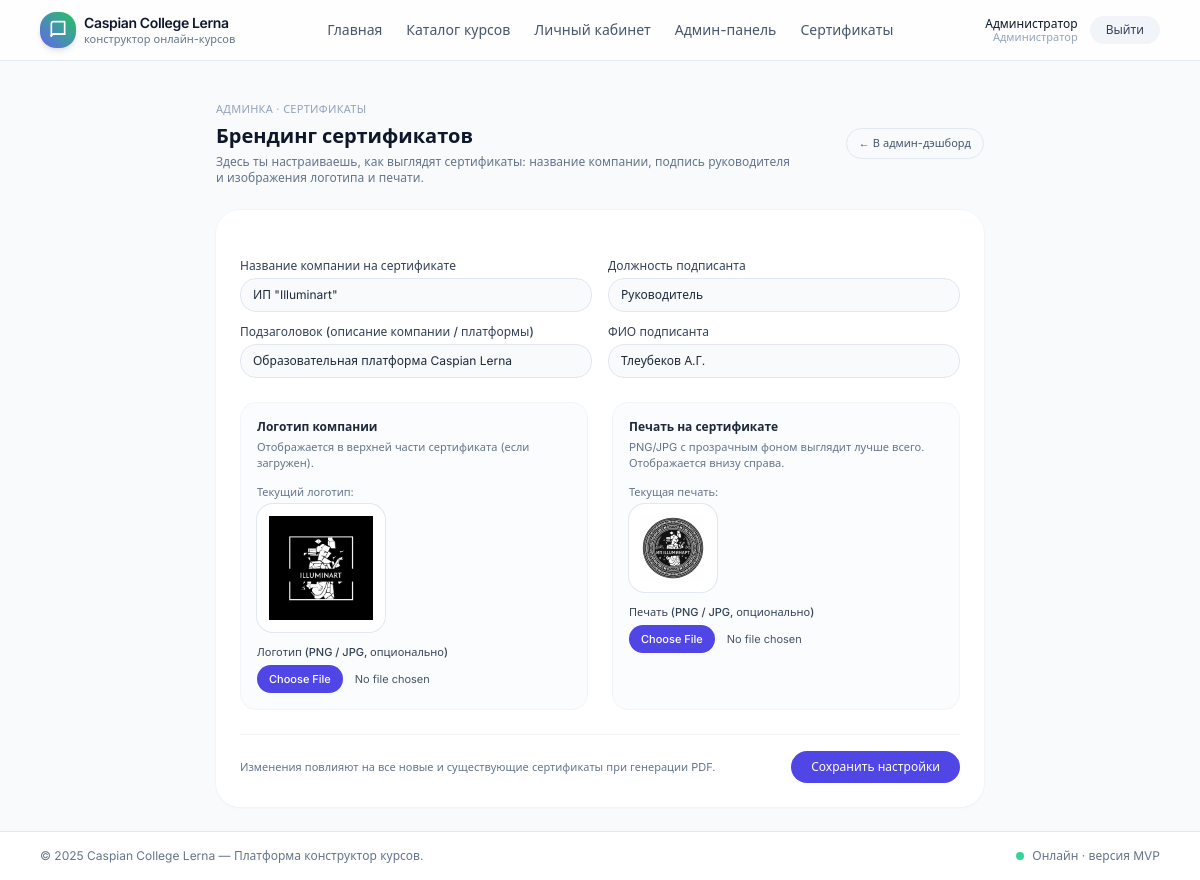
Page /admin/certificate-branding (signed in) on the committed database.
### app/models.py (models this page shows, shortened)
class User(UserMixin, db.Model):
    __tablename__ = "users"
    id = db.Column(db.Integer, primary_key=True)
    email = db.Column(db.String(255), unique=True, nullable=False)
    password_hash = db.Column(db.String(255), nullable=False)
    full_name = db.Column(db.String(255), nullable=False)
    role = db.Column(db.String(20), default="student")  # 'student' или 'admin'
    created_at = db.Column(db.DateTime, default=datetime.utcnow)
    courses = db.relationship("UserCourse", back_populates="user", cascade="all, delete-orphan")
    lesson_progress = db.relationship("UserLessonProgress", back_populates="user", cascade="all, delete-orphan")
    test_attempts = db.relationship("UserTestAttempt", back_populates="user", cascade="all, delete-orphan")
    certificates = db.relationship("Certificate", back_populates="user", cascade="all, delete-orphan")
    def is_admin(self) -> bool:
        return self.role == "admin"

class CertificateBranding(db.Model):
    __tablename__ = "certificate_branding"
    id = db.Column(db.Integer, primary_key=True)
    company_name = db.Column(db.String(255), nullable=False, default='ИП "Illuminart"')
    company_subtitle = db.Column(
        db.String(255),
        nullable=True,
        default="Образовательная платформа Lerna",
    )
    director_title = db.Column(
        db.String(255),
        nullable=True,
        default="Руководитель",
    )
    director_name = db.Column(
        db.String(255),
        nullable=True,
    )
    logo_image_path = db.Column(db.String(255), nullable=True)
    seal_image_path = db.Column(db.String(255), nullable=True)
    updated_at = db.Column(
        db.DateTime,
        default=datetime.utcnow,
        onupdate=datetime.utcnow,
    )
    @classmethod
    def get_singleton(cls):
        inst = cls.query.first()
        if not inst:
            inst = cls()
            db.session.add(inst)
            db.session.commit()
        return inst

### app/blueprints/admin/routes.py (the view, shortened to what this page needs)
@admin_bp.route("/certificate-branding", methods=["GET", "POST"])
@login_required
def certificate_branding():
    if not current_user.is_admin():
        abort(403)
    branding = CertificateBranding.get_singleton()
    form = CertificateBrandingForm(obj=branding)
    return render_template(
        "admin_certificate_branding.html",
        form=form,
        branding=branding,
    )

### app/blueprints/admin/routes.py
class CertificateBrandingForm(FlaskForm):
    company_name = StringField(
        "Название компании на сертификате",
        validators=[DataRequired(), Length(max=255)],
    )
    company_subtitle = StringField(
        "Подзаголовок (описание компании / платформы)",
        validators=[Optional(), Length(max=255)],
    )
    director_title = StringField(
        "Должность подписанта",
        default="Руководитель",
        validators=[Optional(), Length(max=255)],
    )
    director_name = StringField(
        "ФИО подписанта",
        validators=[Optional(), Length(max=255)],
    )
    logo_image = FileField(
        "Логотип (PNG / JPG, опционально)",
        validators=[Optional(), FileAllowed(["png", "jpg", "jpeg"], "Разрешены только изображения PNG/JPG")],
    )
    seal_image = FileField(
        "Печать (PNG / JPG, опционально)",
        validators=[Optional(), FileAllowed(["png", "jpg", "jpeg"], "Разрешены только изображения PNG/JPG")],
    )
    submit = SubmitField("Сохранить настройки")

### app/blueprints/admin/routes.py (called while the page is built)
def admin_required():
    if not current_user.is_authenticated or not current_user.is_admin():
        abort(403)

@admin_bp.before_request
def check_admin():
    admin_required()

### app/templates/admin_certificate_branding.html (shortened to what this page needs)
{% extends "base.html" %}
{% block content %}
<div class="max-w-3xl mx-auto space-y-6">
  <header class="flex items-center justify-between gap-4">
    <div>
      <p class="text-[11px] uppercase tracking-wide text-slate-400">
        Админка · Сертификаты
      </p>
      <h1 class="mt-1 text-xl font-semibold text-slate-900">
        Брендинг сертификатов
      </h1>
      <p class="mt-1 text-xs text-slate-500 max-w-xl">
        Здесь ты настраиваешь, как выглядят сертификаты: название компании,
        подпись руководителя и изображения логотипа и печати.
      </p>
    </div>
    <a href="{{ url_for('admin.dashboard') }}"
       class="inline-flex items-center rounded-full border border-slate-200 px-3 py-1.5 text-[11px] text-slate-600 hover:bg-slate-50">
      ← В админ-дэшборд
    </a>
  </header>
  <section class="rounded-3xl bg-white p-6 shadow-sm ring-1 ring-slate-100">
    <form
      method="post"
      enctype="multipart/form-data"
      action="{{ url_for('admin.certificate_branding') }}"
      class="space-y-6"
    >
      <div class="grid gap-4 md:grid-cols-2">
        <div class="space-y-3">
          <div>
            <label class="block text-xs font-medium text-slate-700 mb-1">
              {{ form.company_name.label.text }}
            </label>
            {{ form.company_name(
              class="w-full rounded-2xl border border-slate-200 bg-slate-50 px-3 py-2 text-xs text-slate-800 focus:border-primary-500 focus:bg-white focus:outline-none focus:ring-2 focus:ring-primary-100",
              placeholder='Например: ИП "Illuminart"'
            ) }}
          </div>
          <div>
            <label class="block text-xs font-medium text-slate-700 mb-1">
              {{ form.company_subtitle.label.text }}
            </label>
            {{ form.company_subtitle(
              class="w-full rounded-2xl border border-slate-200 bg-slate-50 px-3 py-2 text-xs text-slate-800 focus:border-primary-500 focus:bg-white focus:outline-none focus:ring-2 focus:ring-primary-100",
              placeholder="Образовательная платформа Caspian Lerna"
            ) }}
          </div>
        </div>
        <div class="space-y-3">
          <div>
            <label class="block text-xs font-medium text-slate-700 mb-1">
              {{ form.director_title.label.text }}
            </label>
            {{ form.director_title(
              class="w-full rounded-2xl border border-slate-200 bg-slate-50 px-3 py-2 text-xs text-slate-800 focus:border-primary-500 focus:bg-white focus:outline-none focus:ring-2 focus:ring-primary-100",
              placeholder="Руководитель"
            ) }}
          </div>
          <div>
            <label class="block text-xs font-medium text-slate-700 mb-1">
              {{ form.director_name.label.text }}
            </label>
            {{ form.director_name(
              class="w-full rounded-2xl border border-slate-200 bg-slate-50 px-3 py-2 text-xs text-slate-800 focus:border-primary-500 focus:bg-white focus:outline-none focus:ring-2 focus:ring-primary-100",
              placeholder="ФИО руководителя для подписи"
            ) }}
          </div>
        </div>
      </div>
      <div class="grid gap-6 md:grid-cols-2">
        <div class="rounded-2xl border border-slate-100 bg-slate-50/60 p-4">
          <p class="mb-1 text-xs font-semibold text-slate-800">
            Логотип компании
          </p>
          <p class="mb-3 text-[11px] text-slate-500">
            Отображается в верхней части сертификата (если загружен).
          </p>
          {% if branding and branding.logo_image_path %}
            <div class="mb-3">
              <p class="mb-1 text-[11px] text-slate-500">Текущий логотип:</p>
<div class="rounded-2xl bg-white p-3 ring-1 ring-slate-200 w-32 h-32">
  <img
    src="{{ url_for('static', filename=branding.logo_image_path) }}"
    class="w-full h-full object-contain"
  >
</div>
            </div>
          {% endif %}
          <label class="block text-[11px] font-medium text-slate-700 mb-1">
            {{ form.logo_image.label.text }}
          </label>
          {{ form.logo_image(
            class="block w-full text-[11px] text-slate-600 file:mr-3 file:cursor-pointer file:rounded-full file:border-0 file:bg-primary-600 file:px-3 file:py-1.5 file:text-[11px] file:font-medium file:text-white hover:file:bg-primary-700"
          ) }}
        </div>
        <div class="rounded-2xl border border-slate-100 bg-slate-50/60 p-4">
          <p class="mb-1 text-xs font-semibold text-slate-800">
            Печать на сертификате
          </p>
          <p class="mb-3 text-[11px] text-slate-500">
            PNG/JPG с прозрачным фоном выглядит лучше всего. Отображается внизу справа.
          </p>
          {% if branding and branding.seal_image_path %}
            <div class="mb-3">
              <p class="mb-1 text-[11px] text-slate-500">Текущая печать:</p>
              <div class="inline-flex items-center gap-3 rounded-2xl bg-white p-3 ring-1 ring-slate-200">
                <img
                  src="{{ url_for('static', filename=branding.seal_image_path) }}"
                  alt="Печать"
                  class="h-16 w-16 object-contain"
                >
              </div>
            </div>
          {% endif %}
          <label class="block text-[11px] font-medium text-slate-700 mb-1">
            {{ form.seal_image.label.text }}
          </label>
          {{ form.seal_image(
            class="block w-full text-[11px] text-slate-600 file:mr-3 file:cursor-pointer file:rounded-full file:border-0 file:bg-primary-600 file:px-3 file:py-1.5 file:text-[11px] file:font-medium file:text-white hover:file:bg-primary-700"
          ) }}
        </div>
      </div>
      <div class="flex items-center justify-between border-t border-slate-100 pt-4">
        <p class="text-[11px] text-slate-500">
          Изменения повлияют на все новые и существующие сертификаты при генерации PDF.
        </p>
        {{ form.submit(
          class="inline-flex items-center gap-2 rounded-full bg-primary-600 px-5 py-2 text-xs font-medium text-white hover:bg-primary-700"
        ) }}
      </div>
    </form>
  </section>
</div>
{% endblock %}

### app/templates/base.html (shortened to what this page needs)
<!doctype html>
<html lang="ru">
<head>
  <script src="https://cdn.tailwindcss.com"></script>
  <link rel="stylesheet" href="{{ url_for('static', filename='css/styles.css') }}">
</head>
<body class="min-h-screen bg-slate-50 text-slate-900 font-sans antialiased">
  <div class="flex min-h-screen flex-col">
    {% include 'navbar.html' %}
    <main class="flex-1">
      <div class="container mx-auto px-4 py-6 max-w-6xl">
        {% block content %}{% endblock %}
      </div>
    </main>
    <footer class="border-t border-slate-200 bg-white">
      <div class="mx-auto flex max-w-6xl items-center justify-between px-4 py-4 text-xs text-slate-500">
        <p>© {{ 2025 }} Caspian College Lerna — Платформа конструктор курсов.</p>
        <p class="flex items-center gap-2">
          <span class="inline-flex h-2 w-2 rounded-full bg-emerald-400"></span>
          <span>Онлайн · версия MVP</span>
        </p>
      </div>
    </footer>
  </div>
</body>
</html>

### app/templates/navbar.html (shortened to what this page needs)
<header class="border-b border-slate-200 bg-white/80 backdrop-blur">
  <div class="mx-auto flex max-w-6xl items-center justify-between px-4 py-3">
    <a href="{{ url_for('main.index') }}" class="flex items-center gap-2">
      <div class="flex h-9 w-9 items-center justify-center rounded-2xl bg-gradient-to-tr from-primary-500 to-accent text-white shadow-md">
        <svg xmlns="http://www.w3.org/2000/svg" class="h-5 w-5" viewBox="0 0 24 24" fill="none"
             stroke="currentColor" stroke-width="2" stroke-linecap="round" stroke-linejoin="round">
          <path d="M4 19.5A2.5 2.5 0 0 1 6.5 17H20"/>
          <path d="M4 4.5A2.5 2.5 0 0 1 6.5 2H20v15H6.5A2.5 2.5 0 0 0 4 19.5z"/>
        </svg>
      </div>
      <div class="flex flex-col leading-tight">
        <span class="text-sm font-semibold tracking-tight text-slate-900">Caspian College Lerna</span>
        <span class="text-[11px] text-slate-500">конструктор онлайн-курсов</span>
      </div>
    </a>
    <nav class="hidden items-center gap-6 text-sm text-slate-600 md:flex">
      <a href="{{ url_for('main.index') }}" class="hover:text-primary-600">Главная</a>
      <a href="{{ url_for('main.courses_list') }}" class="hover:text-primary-600">Каталог курсов</a>
      {% if current_user.is_authenticated %}
        <a href="{{ url_for('courses.dashboard') }}" class="hover:text-primary-600">Личный кабинет</a>
        {% if current_user.is_admin() %}
          <a href="{{ url_for('admin.dashboard') }}" class="hover:text-primary-600">Админ-панель</a>
          <a href="{{ url_for('admin.certificate_branding') }}" class="hover:text-primary-600">Сертификаты</a>
        {% endif %}
      {% endif %}
    </nav>
    <div class="flex items-center gap-3 text-sm">
      {% if current_user.is_authenticated %}
        <div class="hidden flex-col text-right text-xs leading-tight text-slate-600 sm:flex">
          <span class="font-medium text-slate-900">{{ current_user.full_name }}</span>
          <span class="text-[11px] text-slate-400">
            {% if current_user.is_admin() %}Администратор{% else %}Обучающийся{% endif %}
          </span>
        </div>
        <a href="{{ url_for('auth.logout') }}"
           class="rounded-full bg-slate-100 px-4 py-1.5 text-xs font-medium text-slate-700 hover:bg-slate-200">
          Выйти
        </a>
      {% endif %}
    </div>
  </div>
</header>

### app/static/css/styles.css (style rules this page uses)
body { background-color: #f8f9fa; }

### rows in the picture
User: full_name "Администратор"
CertificateBranding: company_name "ИП \"Illuminart\"", company_subtitle "Образовательная платформа Caspian Lerna", director_title "Руководитель", director_name "Тлеубеков А.Г.", logo_image_path (picture), seal_image_path (picture)

### other values in the picture
{{ 2025 }} "2025"
